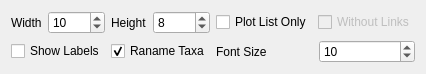
                     <widget class="QWidget" name="scrollAreaWidgetContents_8">
                      <property name="geometry">
                       <rect>
                        <x>0</x>
                        <y>0</y>
                        <width>383</width>
                        <height>68</height>
                       </rect>
                      </property>
                      <layout class="QGridLayout" name="gridLayout_66">
                       <item row="0" column="0">
                        <layout class="QHBoxLayout" name="horizontalLayout_56">
                         <item>
                          <widget class="QLabel" name="label_50">
                           <property name="sizePolicy">
                            <sizepolicy hsizetype="Fixed" vsizetype="Preferred">
                             <horstretch>0</horstretch>
                             <verstretch>0</verstretch>
                            </sizepolicy>
                           </property>
                           <property name="text">
                            <string>Width</string>
                           </property>
                          </widget>
                         </item>
                         <item>
                          <widget class="QSpinBox" name="spinBox_network_width">
                           <property name="sizePolicy">
                            <sizepolicy hsizetype="Preferred" vsizetype="Fixed">
                             <horstretch>0</horstretch>
                             <verstretch>0</verstretch>
                            </sizepolicy>
                           </property>
                           <property name="minimum">
                            <number>1</number>
                           </property>
                           <property name="maximum">
                            <number>99</number>
                           </property>
                           <property name="singleStep">
                            <number>1</number>
                           </property>
                           <property name="value">
                            <number>10</number>
                           </property>
                           <property name="displayIntegerBase">
                            <number>10</number>
                           </property>
                          </widget>
                         </item>
                         <item>
                          <widget class="QLabel" name="label_51">
                           <property name="sizePolicy">
                            <sizepolicy hsizetype="Fixed" vsizetype="Preferred">
                             <horstretch>0</horstretch>
                             <verstretch>0</verstretch>
                            </sizepolicy>
                           </property>
                           <property name="text">
                            <string>Height</string>
                           </property>
                          </widget>
                         </item>
                         <item>
                          <widget class="QSpinBox" name="spinBox_network_height">
                           <property name="enabled">
                            <bool>true</bool>
                           </property>
                           <property name="sizePolicy">
                            <sizepolicy hsizetype="Preferred" vsizetype="Fixed">
                             <horstretch>0</horstretch>
                             <verstretch>0</verstretch>
                            </sizepolicy>
                           </property>
                           <property name="minimumSize">
                            <size>
                             <width>20</width>
                             <height>0</height>
                            </size>
                           </property>
                           <property name="minimum">
                            <number>1</number>
                           </property>
                           <property name="maximum">
                            <number>99</number>
                           </property>
                           <property name="singleStep">
                            <number>1</number>
                           </property>
                           <property name="value">
                            <number>8</number>
                           </property>
                           <property name="displayIntegerBase">
                            <number>10</number>
                           </property>
                          </widget>
                         </item>
                        </layout>
                       </item>
                       <item row="0" column="1">
                        <layout class="QHBoxLayout" name="horizontalLayout_85">
                         <item>
                          <widget class="QCheckBox" name="checkBox_tf_link_net_plot_list_only">
                           <property name="text">
                            <string>Plot List Only</string>
                           </property>
                          </widget>
                         </item>
                         <item>
                          <widget class="QCheckBox" name="checkBox_tf_link_net_plot_list_only_no_link">
                           <property name="enabled">
                            <bool>false</bool>
                           </property>
                           <property name="text">
                            <string>Without Links</string>
                           </property>
                           <property name="checked">
                            <bool>false</bool>
                           </property>
                          </widget>
                         </item>
                        </layout>
                       </item>
                       <item row="1" column="0">
                        <layout class="QHBoxLayout" name="horizontalLayout_57">
                         <item>
                          <widget class="QCheckBox" name="checkBox_tf_link_net_show_label">
                           <property name="text">
                            <string>Show Labels</string>
                           </property>
                          </widget>
                         </item>
                         <item>
                          <widget class="QCheckBox" name="checkBox_tf_link_net_rename_taxa">
                           <property name="enabled">
                            <bool>true</bool>
                           </property>
                           <property name="text">
                            <string>Raname Taxa</string>
                           </property>
                           <property name="checked">
                            <bool>true</bool>
                           </property>
                          </widget>
                         </item>
                        </layout>
                       </item>
                       <item row="1" column="1">
                        <layout class="QHBoxLayout" name="horizontalLayout_69">
                         <item>
                          <widget class="QLabel" name="label_163">
                           <property name="text">
                            <string>Font Size</string>
                           </property>
                          </widget>
                         </item>
                         <item>
                          <widget class="QSpinBox" name="spinBox_network_font_size">
                           <property name="enabled">
                            <bool>true</bool>
                           </property>
                           <property name="minimum">
                            <number>1</number>
                           </property>
                           <property name="value">
                            <number>10</number>
                           </property>
                          </widget>
                         </item>
                        </layout>
                       </item>
                      </layout>
                     </widget>
